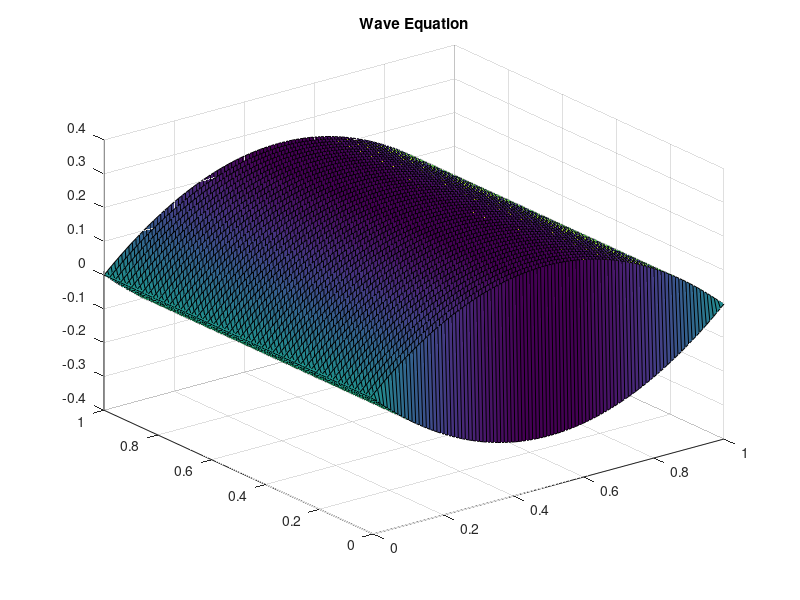

MATLAB code for this plot:
L = 1;
c = 1;
for n=1:40    
    fun = @(x) (x/L).*(1-x/L).*sin((n.*pi.*x)/L);
    fun2 = @(x) (x/L).^2.*(1-x/L).*sin((n.*pi.*x)/L);
    a(n) = 2/L * integral(fun,0, L);
    b(n) = 2/(n.*pi.*c) * integral(fun2, 0, L);
end

u = zeros(100, 100);
t = linspace(0, 4);
x = linspace(0, L);
for ti=1:length(t)
    for xi=1:length(x)
        for n=1:40
            u(ti, xi) = u(ti, xi) + sin(n.*pi.*x(xi)/L) * (a(n) ...
                * cos(n*pi*c*ti/L)+b(n)*sin(n*pi*c*ti/L));
        end
    end
end

[X, Y] = meshgrid(x);
surf(X, Y, u);
title('Wave Equation');